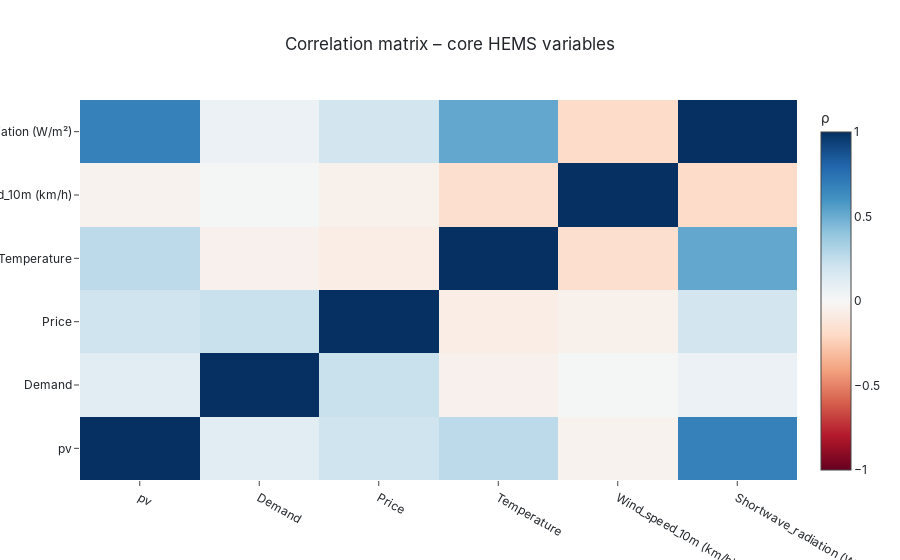

Notebook code cell kept with this figure:
### Markdown cell above
## Figure 4 – Correlation heatmap

### Code cell
corr_cols = ['pv', 'Demand', 'Price', 'Temperature', 'Wind_speed_10m (km/h)', 'Shortwave_radiation (W/m²)']
correlation = df[corr_cols].corr()
fig, ax = plt.subplots(figsize=(7, 5.5))
sns.heatmap(correlation, annot=True, fmt='.2f', cmap='coolwarm', center=0, linewidths=0.5, cbar_kws={'label': 'Correlation'}, ax=ax)
ax.set_title('Correlation matrix – core HEMS variables')
fig.tight_layout()
save_figure(fig, 'task3_fig4_correlation_heatmap')
plt.show()

interactive_fig = go.Figure(data=go.Heatmap(z=correlation.values, x=corr_cols, y=corr_cols, colorscale='RdBu', zmin=-1, zmax=1, colorbar=dict(title='ρ')))
interactive_fig.update_layout(title='Correlation matrix – core HEMS variables')
save_interactive(interactive_fig, 'task3_fig4_correlation_heatmap_interactive')
interactive_fig.show()

### Figure 1 — Plotly figure (JSON) as saved in the notebook; plotly's stock layout.template omitted (floating-point values rounded to 4 significant figures)
{"data": [{"colorbar": {"title": {"text": "ρ"}}, "colorscale": [[0, "rgb(103,0,31)"], [0.1, "rgb(178,24,43)"], [0.2, "rgb(214,96,77)"], [0.3, "rgb(244,165,130)"], [0.4, "rgb(253,219,199)"], [0.5, "rgb(247,247,247)"], [0.6, "rgb(209,229,240)"], [0.7, "rgb(146,197,222)"], [0.8, "rgb(67,147,195)"], [0.9, "rgb(33,102,172)"], [1, "rgb(5,48,97)"]], "type": "heatmap", "x": ["pv", "Demand", "Price", "Temperature", "Wind_speed_10m (km/h)", "Shortwave_radiation (W/m²)"], "y": ["pv", "Demand", "Price", "Temperature", "Wind_speed_10m (km/h)", "Shortwave_radiation (W/m²)"], "z": [[1.0, 0.1184, 0.2062, 0.2676, -0.03897, 0.6788], [0.1184, 1.0, 0.2279, -0.04766, 0.0143, 0.06296], [0.2062, 0.2279, 1.0, -0.07302, -0.04871, 0.1891], [0.2676, -0.04766, -0.07302, 1.0, -0.1717, 0.5192], [-0.03897, 0.0143, -0.04871, -0.1717, 1.0, -0.1871], [0.6788, 0.06296, 0.1891, 0.5192, -0.1871, 1.0]], "zmax": 1, "zmin": -1}], "layout": {"title": {"text": "Correlation matrix – core HEMS variables"}}}
